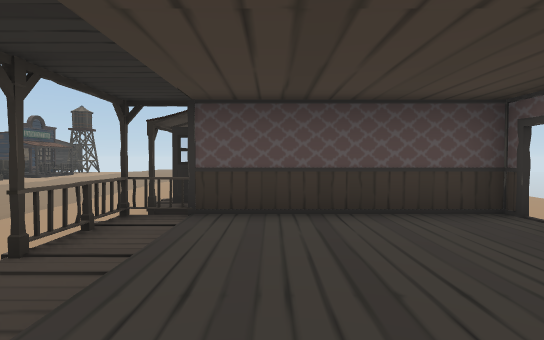
view 1 (above)

22 first-person views from a walk through a scene from a Unity 3-D project. The camera is 1.4 m above the floor, tilts 2° down and sees 80° across. The floor is counted in squares, 2 m on a side. Each view is taken from the middle of a square. On the plan, view 1 faces up. The plan holds only what a view shows up to about 10 squares ahead; the rest is blank. The place goes on beyond the plan. The player is left out. Door leaves are left out, so doorways stand open. Some surface patterns are stand-ins.

view 2
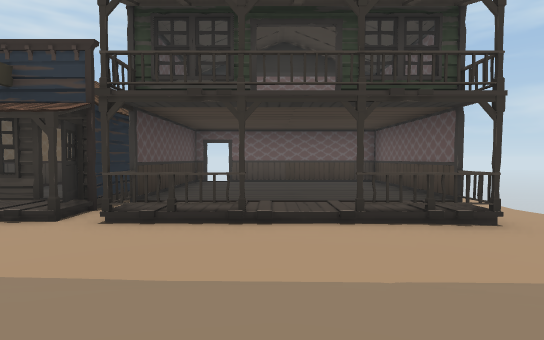

view 3
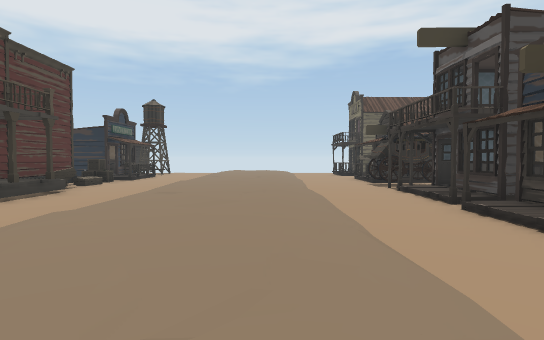

view 4
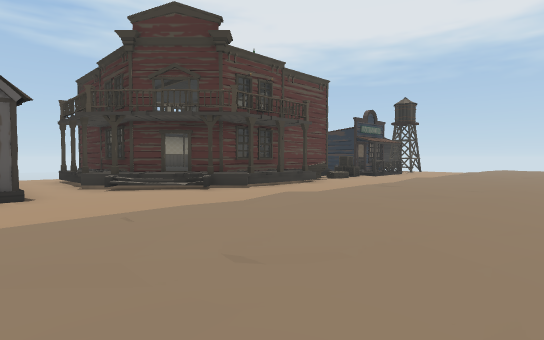

view 5
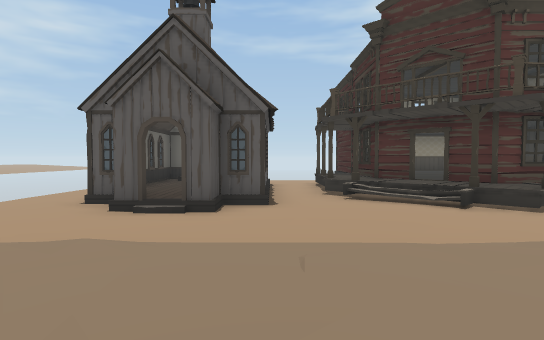

view 6
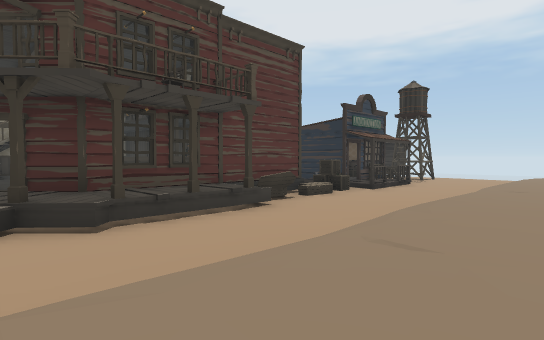

view 7
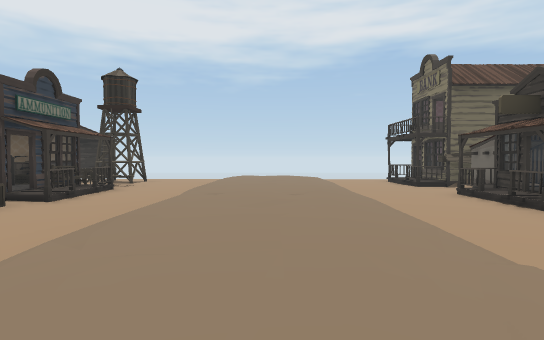

view 8
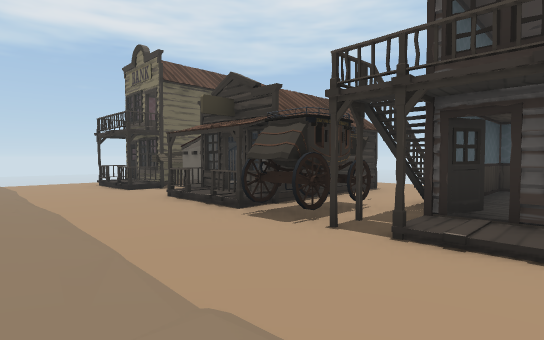

view 9
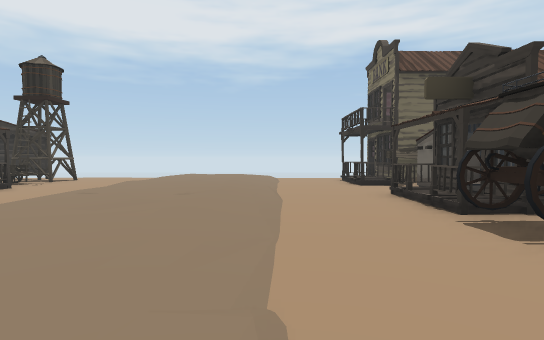

view 10
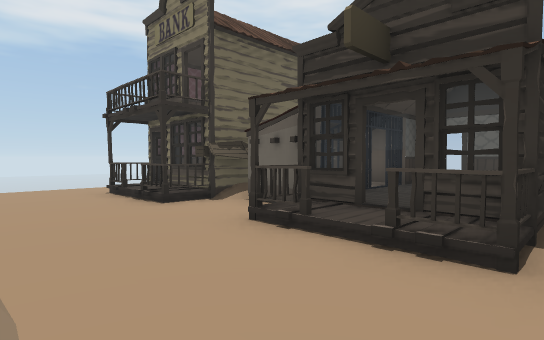

view 11
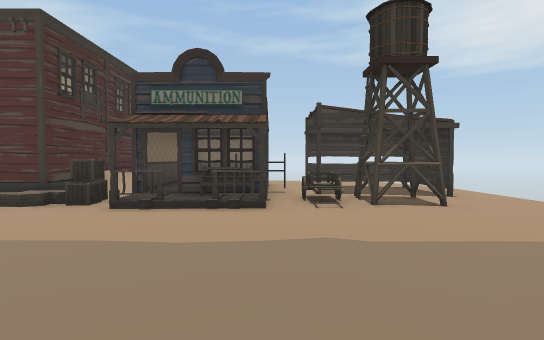

view 12
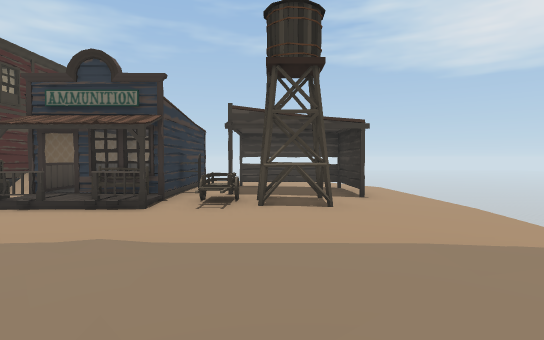

view 13
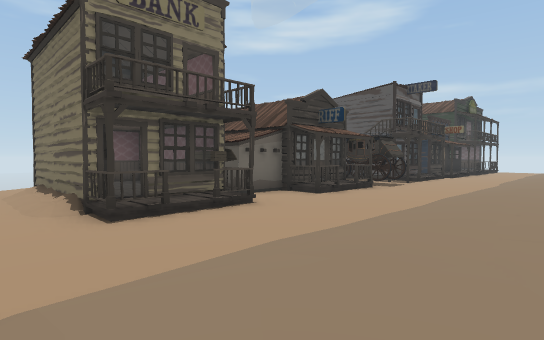

view 14
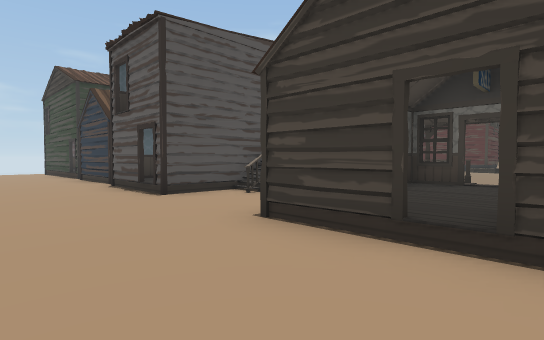

view 15
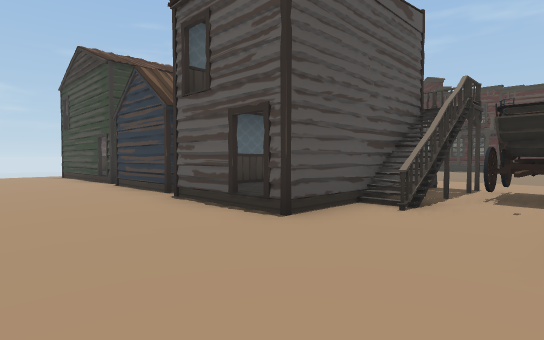

view 16
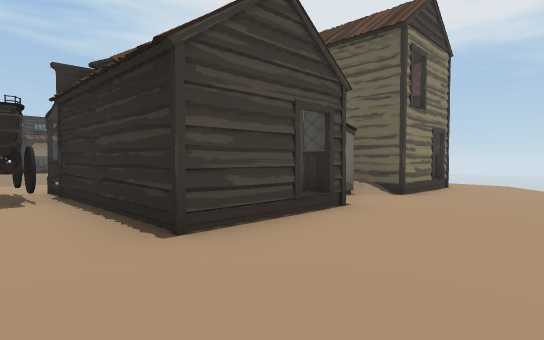

view 17
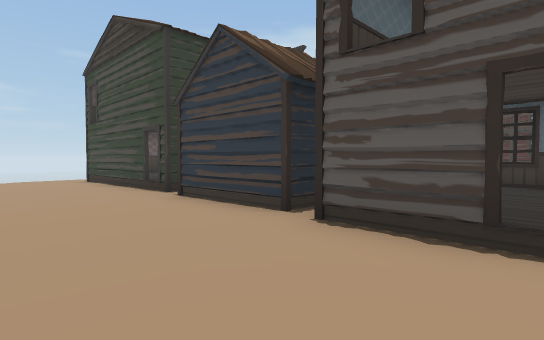

view 18
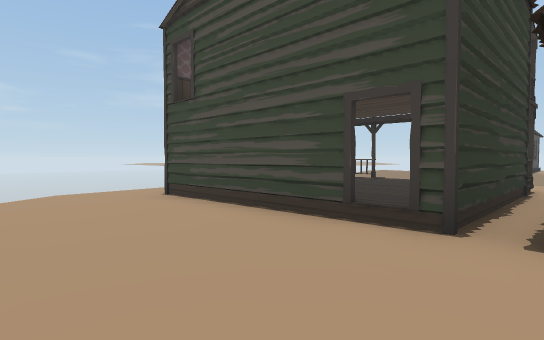

view 19
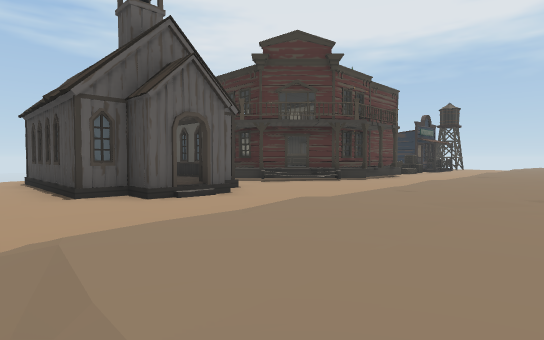

view 20
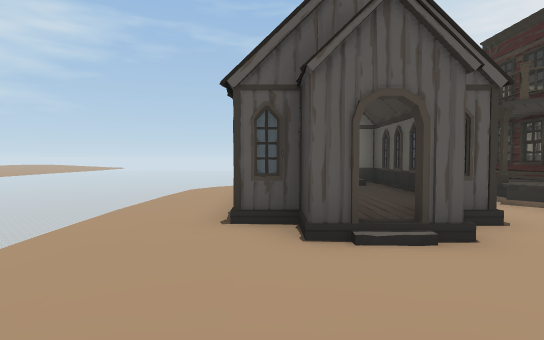

view 21
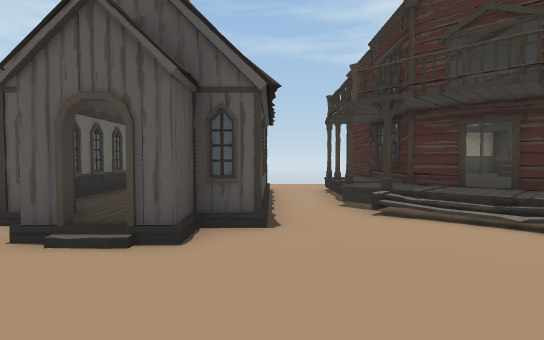

view 22
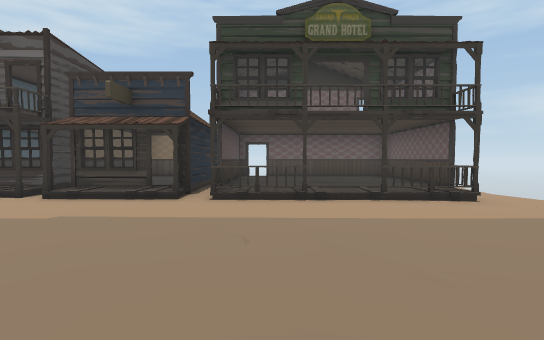

### Floor plan
Key: @ floor where view 1 was taken; # wall or solid block; x gap in a wall; . main floor; : floor 0.25 m higher than the main floor; - floor 0.25 m lower than the main floor; + floor 0.75 m higher than the main floor; / step, stairs or slope; D open door; = window, fence, low wall or low ledge; ^ raised ledge; v drop or lower ground; C coffin; B bench; R crate; A cart; T tower; O other object.
Columns run from 18 left of view 1 to 6 right of it. Each row starts with its distance up from view 1.
 23      vvvvv
 22    -------/ ///---   --v
 21    OOO..--/:::/---////--
 20    O..TT../:::/..OO##D--
 19    O..TT../:::/..O:::D--
 18    O .AA../:::/..CC##D.-
 17    ##OR#O./:::/...####.--
 16      O  B./:::/..#D#D#..-
 15       #DO./:::/..DD::DD--
 14    ####R../:::/..DD# #..-
 13    ///O:../:::/..OO###..-
 12    #  #O../:::/..OOO...--
 11    #   C../:::..##.##..--
 10  ##^   ##./:::/./:###D..-
  9  ##+ ###=./:::/./O:::D..-
  8  #+++ #+=./:::/./O###D..-
  7 ### +#Dx=./:::/.OO####..-
  6  ##==DD/../:::/..O:::#.--
  5   /+++=.../:::/..#####.--
  4  .##..-.../:::/.=####D.--
  3  .######../:::/.=D:::D.-v
  2   #    #../:::/./D:::#.--
  1   #    #D./:::/./D:::#.--
  0   ######../:::/.=:@::D---
 -1  ---....../:::/-#x####--
 -2  v--------////  ---- --v
 -3      vvvv

Where each view was taken, in squares from view 1:
view 1: 0 up, 0 right, facing up
view 2: 2 up, 6 left, facing right
view 3: 2 up, 5 left, facing up
view 4: 2 up, 4 left, facing up-left
view 5: 3 up, 5 left, facing left
view 6: 6 up, 6 left, facing up-left
view 7: 8 up, 6 left, facing up
view 8: 9 up, 5 left, facing up-right
view 9: 9 up, 4 left, facing up
view 10: 13 up, 4 left, facing up-right
view 11: 17 up, 5 left, facing left
view 12: 19 up, 5 left, facing left
view 13: 22 up, 6 left, facing down-right
view 14: 16 up, 6 right, facing down-left
view 15: 13 up, 6 right, facing down-left
view 16: 12 up, 6 right, facing up-left
view 17: 10 up, 6 right, facing down-left
view 18: 5 up, 6 right, facing down-left
view 19: 2 down, 5 left, facing up-left
view 20: 0 up, 7 left, facing left
view 21: 3 up, 7 left, facing left
view 22: 3 up, 8 left, facing right
